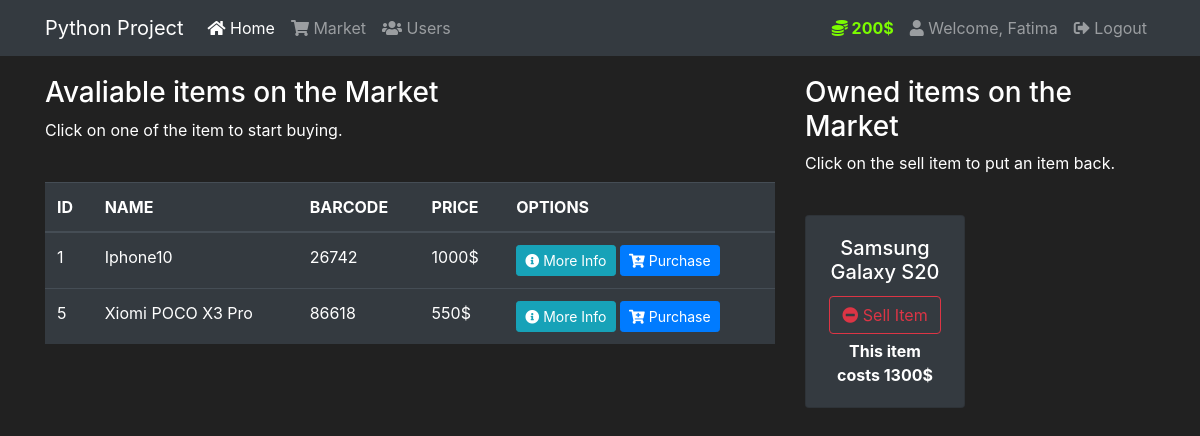
The page /market (signed in) on the database its author committed.
### market/models.py (models this page shows, shortened)
class User(db.Model, UserMixin):
    id = db.Column(db.Integer(), primary_key=True)
    fullname = db.Column(db.String(length=30), nullable=False)
    username = db.Column(db.String(length=30), nullable=False, unique=True)
    email    = db.Column(db.String(length=50), nullable=False, unique=True)
    password = db.Column(db.String(length=50), nullable=False)
    budget   = db.Column(db.Integer(), nullable=False, default=1000)
    items = db.relationship('Item', backref='owned_user', lazy=True)
    @property
    def prettierBudget(self):
        if len(str(self.budget)) >= 4:
            return f'{str(self.budget)[:-3]},{str(self.budget)[-3:]}$'
        else:
            return f'{self.budget}$'
    @property
    def password_hash(self):
        return self.password

class Item(db.Model):
    id = db.Column(db.Integer(), primary_key=True)
    name = db.Column(db.String(length=30), nullable=False)
    price = db.Column(db.Integer(), nullable=False)
    barcode = db.Column(db.String(length=12), nullable=False, unique=True)
    description = db.Column(db.String(length=1024), nullable=False)
    owner = db.Column(db.Integer(), db.ForeignKey('user.id'))

### market/routes.py (the view, shortened to what this page needs)
@app.route('/market', methods=['GET', 'POST'])
@login_required
def market_page():
    purchase_form = PurchaseItemForm()
    selling_form = SellItemForm()
    if request.method == 'GET':
        items = Item.query.filter_by(owner=None)
        owned_items = Item.query.filter_by(owner=current_user.id)
        return render_template('market.html', items=items, purchase_form=purchase_form, owned_items=owned_items, selling_form=selling_form)

### market/models.py (called while the page is built)
@login_manager.user_loader
def load_user(user_id):
    return User.query.get(int(user_id))

### market/templates/market.html (shortened to what this page needs)
{% extends 'base.html' %}
{% block content %}
    <section>
        <div class="container">
            <div class="row mt-20">
                <div class="col-8">
                    <h3>Avaliable items on the Market</h3>
                    <p>Click on one of the item to start buying.</p>
                    <br>
                    <table class="table table-hover table-dark">
                        <thead>
                            <tr>
                                <th scope="col">ID</th>
                                <th scope="col">NAME</th>
                                <th scope="col">BARCODE</th>
                                <th scope="col">PRICE</th>
                                <th scope="col">OPTIONS</th>
                            </tr>
                        </thead>
                        <tbody>
                            {% for item in items %}
                                <tr>
                                    <td>{{ item.id }}</td>
                                    <td>{{ item.name }}</td>
                                    <td>{{ item.barcode }}</td>
                                    <td>{{ item.price }}$</td>
                                    <td>
                                        <button class="btn btn-outline btn-info btn-sm" data-toggle="modal" data-target="#Modal-MoreInfo-{{ item.id }}">
                                            <i class="fas fa-info-circle"></i>
                                            More Info
                                        </button>
                                        <button class="btn btn-outline btn-primary btn-sm" data-toggle="modal" data-target="#Modal-PurchaseConfirm-{{ item.id }}">
                                            <i class="fas fa-cart-plus"></i>
                                            Purchase
                                        </button>
                                    </td>
                                </tr>
                            {% endfor %}
                        </tbody>
                    </table>
                </div>
                <div class="col-4">
                    <h3>Owned items on the Market</h3>
                    <p>Click on the sell item to put an item back.</p>
                    <br>
                    <div class="row">
                        {% for owned_item in owned_items %}
                            <div class="col-md-6">
                                <div style="margin-bottom: 5px;" class="card bg-dark text-center">
                                    <div class="card-body">
                                        <h5 class="card-title">{{ owned_item.name }}</h5>
                                        <button type="button" class="btn btn-outline-danger" style="margin-bottom:5px;" data-toggle="modal" data-target="#Modal-SellingConfirm-{{ owned_item.id }}">
                                            <i class="fas fa-minus-circle"></i>
                                            Sell Item
                                        </button>
                                        <p class="card-text"><strong>
                                            This item costs {{ owned_item.price }}$
                                        </strong></p>
                                    </div>
                                </div>
                            </div>
                        {% endfor %}
                    </div>
                </div>
            </div>
        </div>
    </section>
{% endblock %}

### market/templates/base.html (shortened to what this page needs)
<!doctype html>
<html lang="en">
<head>
    <link rel="stylesheet" href="https://cdnjs.cloudflare.com/ajax/libs/font-awesome/5.15.3/css/all.min.css">
    <link rel="stylesheet" href="https://cdn.jsdelivr.net/npm/bootstrap@4.5.3/dist/css/bootstrap.min.css">
</head>
<body>
    <nav class="navbar navbar-expand-md navbar-dark bg-dark">
        <div class="container">
            <a class="navbar-brand" href="#">Python Project</a>
            <div class="collapse navbar-collapse" id="navbarNav">
                <ul class="navbar-nav mr-auto">
                    <li class="nav-item active">
                        <a class="nav-link" href="{{ url_for('home_page') }}">
                            <i class="fas fa-home"></i>
                            Home <span class="sr-only">(current)</span>
                        </a>
                    </li>
                    {% if current_user.is_authenticated %}
                    <li class="nav-item">
                        <a class="nav-link" href="{{ url_for('market_page') }}">
                            <i class="fas fa-shopping-cart"></i>
                            Market
                        </a>
                    </li>
                    {% endif %}
                    <li class="nav-item">
                        <a class="nav-link" href="{{ url_for('user_page') }}">
                            <i class="fas fa-users"></i>
                            Users
                        </a>
                    </li>
                </ul>
                {% if current_user.is_authenticated %}
                    <ul class="navbar-nav">
                        <li class="nav-item">
                            <a class="nav-link" style="color: lawngreen;font-weight: bold;">
                                <i class="fas fa-coins"></i>
                                {{ current_user.prettierBudget }}
                            </a>
                        </li>
                        <li class="nav-item">
                            <a class="nav-link">
                                <i class="fas fa-user"></i>
                                Welcome, {{ current_user.fullname }}
                            </a>
                        </li>
                        <li class="nav-item">
                            <a class="nav-link" href="{{ url_for('logout_page') }}">
                                <i class="fas fa-sign-out-alt"></i>
                                Logout
                            </a>
                        </li>
                    </ul>
                {% endif %}
            </div>
        </div>
    </nav>
    {% block content %}
    {% endblock %}
</body>
</html>

### market/templates/base.html (style rules this page uses)
body { background: #212121; color: white; }
.mt-20 { margin-top: 20px; }

### rows shown on the page
User: prettierBudget "200$", fullname "Fatima"
Item: id "1", name "Iphone10", barcode "26742", price "1000"
Item: id "5", name "Xiomi POCO X3 Pro", barcode "86618", price "550"
Item: name "Samsung Galaxy S20", price "1300"
